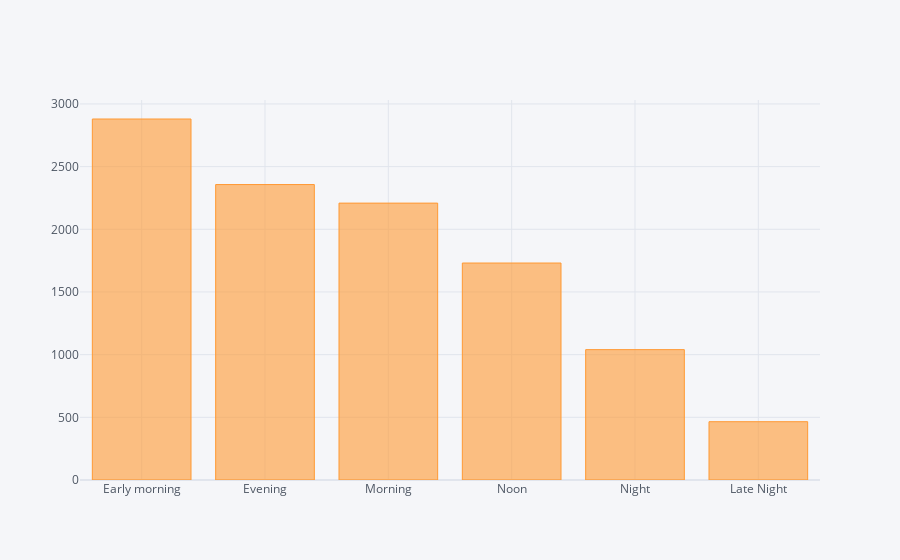

The notebook cell this image was saved under:
### Code cell
data1['Dep_Time_hour'].apply(flight_dep_time).value_counts().iplot(kind='bar')

### Figure 1 — Plotly figure (JSON) as saved in the notebook; plotly's stock layout.template omitted (floating-point values rounded to 4 significant figures)
{"data": [{"marker": {"color": "rgba(255, 153, 51, 0.6)", "line": {"color": "rgba(255, 153, 51, 1.0)", "width": 1}}, "name": "count", "orientation": "v", "text": "", "type": "bar", "x": ["Early morning", "Evening", "Morning", "Noon", "Night", "Late Night"], "y": [2880, 2357, 2209, 1731, 1040, 465]}], "layout": {"legend": {"bgcolor": "#F5F6F9", "font": {"color": "#4D5663"}}, "paper_bgcolor": "#F5F6F9", "plot_bgcolor": "#F5F6F9", "title": {"font": {"color": "#4D5663"}}, "xaxis": {"gridcolor": "#E1E5ED", "showgrid": true, "tickfont": {"color": "#4D5663"}, "title": {"font": {"color": "#4D5663"}, "text": ""}, "zerolinecolor": "#E1E5ED"}, "yaxis": {"gridcolor": "#E1E5ED", "showgrid": true, "tickfont": {"color": "#4D5663"}, "title": {"font": {"color": "#4D5663"}, "text": ""}, "zerolinecolor": "#E1E5ED"}}}
